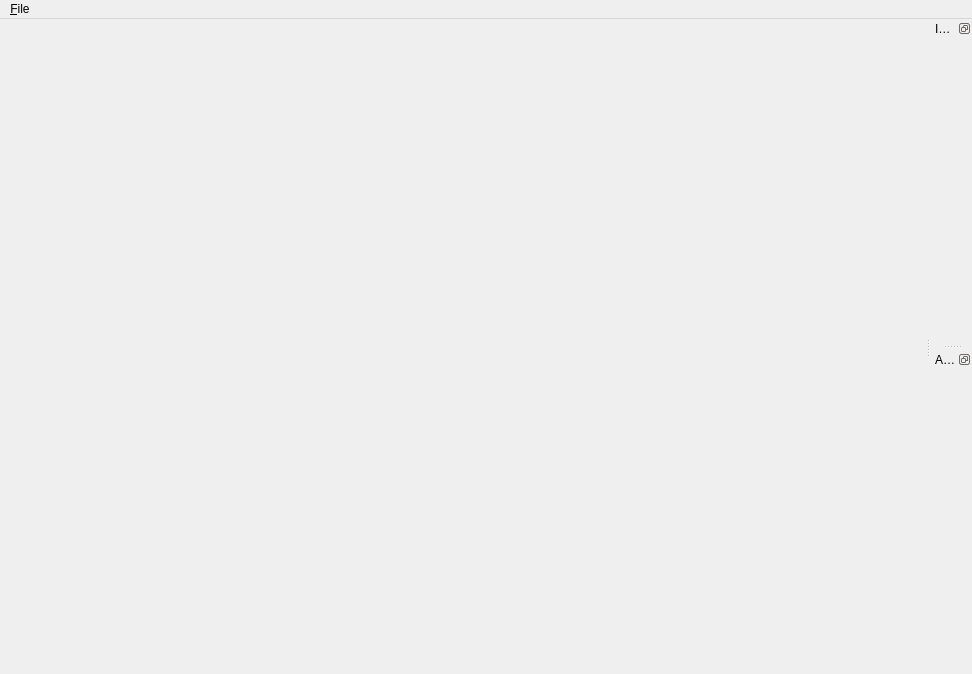
<?xml version="1.0" encoding="UTF-8"?>
<ui version="4.0">
 <class>MainWindow</class>
 <widget class="QMainWindow" name="MainWindow">
  <property name="geometry">
   <rect>
    <x>0</x>
    <y>0</y>
    <width>972</width>
    <height>674</height>
   </rect>
  </property>
  <property name="windowTitle">
   <string>Audio Controls Editor</string>
  </property>
  <property name="dockNestingEnabled">
   <bool>true</bool>
  </property>
  <property name="dockOptions">
   <set>QMainWindow::AllowNestedDocks|QMainWindow::AnimatedDocks|QMainWindow::VerticalTabs</set>
  </property>
  <widget class="QWidget" name="centralwidget">
   <property name="sizePolicy">
    <sizepolicy hsizetype="Expanding" vsizetype="Expanding">
     <horstretch>0</horstretch>
     <verstretch>0</verstretch>
    </sizepolicy>
   </property>
   <layout class="QHBoxLayout" name="m_pCentralWidgetLayout">
    <property name="leftMargin">
     <number>9</number>
    </property>
    <property name="topMargin">
     <number>9</number>
    </property>
    <property name="rightMargin">
     <number>0</number>
    </property>
    <property name="bottomMargin">
     <number>9</number>
    </property>
   </layout>
  </widget>
  <widget class="QMenuBar" name="menuBar">
   <property name="geometry">
    <rect>
     <x>0</x>
     <y>0</y>
     <width>972</width>
     <height>21</height>
    </rect>
   </property>
   <widget class="QMenu" name="menu_File">
    <property name="title">
     <string>&amp;File</string>
    </property>
    <addaction name="actionSave_All"/>
    <addaction name="actionReload"/>
   </widget>
   <addaction name="menu_File"/>
  </widget>
  <widget class="QDockWidget" name="m_pInspectorDockWidget">
   <property name="sizePolicy">
    <sizepolicy hsizetype="Expanding" vsizetype="Preferred">
     <horstretch>0</horstretch>
     <verstretch>1</verstretch>
    </sizepolicy>
   </property>
   <property name="features">
    <set>QDockWidget::DockWidgetFloatable|QDockWidget::DockWidgetMovable</set>
   </property>
   <property name="windowTitle">
    <string>Inspector</string>
   </property>
   <attribute name="dockWidgetArea">
    <number>2</number>
   </attribute>
   <widget class="QWidget" name="m_pInspectorWidget">
    <layout class="QVBoxLayout" name="m_pInspectorDockLayout">
     <property name="leftMargin">
      <number>4</number>
     </property>
     <property name="topMargin">
      <number>9</number>
     </property>
     <property name="rightMargin">
      <number>4</number>
     </property>
     <property name="bottomMargin">
      <number>9</number>
     </property>
    </layout>
   </widget>
  </widget>
  <widget class="QDockWidget" name="m_pMiddlewareDockWidget">
   <property name="sizePolicy">
    <sizepolicy hsizetype="Expanding" vsizetype="Preferred">
     <horstretch>0</horstretch>
     <verstretch>0</verstretch>
    </sizepolicy>
   </property>
   <property name="floating">
    <bool>false</bool>
   </property>
   <property name="features">
    <set>QDockWidget::DockWidgetFloatable|QDockWidget::DockWidgetMovable</set>
   </property>
   <property name="windowTitle">
    <string>Audio Middleware Controls</string>
   </property>
   <attribute name="dockWidgetArea">
    <number>2</number>
   </attribute>
   <widget class="QWidget" name="m_pMiddlewareWidget">
    <layout class="QVBoxLayout" name="m_pMiddlewareDockLayout">
     <property name="leftMargin">
      <number>4</number>
     </property>
     <property name="topMargin">
      <number>9</number>
     </property>
     <property name="rightMargin">
      <number>4</number>
     </property>
     <property name="bottomMargin">
      <number>9</number>
     </property>
    </layout>
   </widget>
  </widget>
  <action name="actionSave_All">
   <property name="icon">
    <iconset resource="AudioControlsEditorUI.qrc">
     <normaloff>:/AudioControlsEditor/Icons/Save_Icon.png</normaloff>:/AudioControlsEditor/Icons/Save_Icon.png</iconset>
   </property>
   <property name="text">
    <string>Save All</string>
   </property>
  </action>
  <action name="actionReload">
   <property name="icon">
    <iconset resource="AudioControlsEditorUI.qrc">
     <normaloff>:/AudioControlsEditor/Icons/Load_Icon.png</normaloff>:/AudioControlsEditor/Icons/Load_Icon.png</iconset>
   </property>
   <property name="text">
    <string>Reload</string>
   </property>
  </action>
 </widget>
 <resources>
  <include location="AudioControlsEditorUI.qrc"/>
 </resources>
 <connections>
  <connection>
   <sender>actionSave_All</sender>
   <signal>triggered()</signal>
   <receiver>MainWindow</receiver>
   <slot>Save()</slot>
   <hints>
    <hint type="sourcelabel">
     <x>-1</x>
     <y>-1</y>
    </hint>
    <hint type="destinationlabel">
     <x>485</x>
     <y>336</y>
    </hint>
   </hints>
  </connection>
  <connection>
   <sender>actionReload</sender>
   <signal>triggered()</signal>
   <receiver>MainWindow</receiver>
   <slot>Reload()</slot>
   <hints>
    <hint type="sourcelabel">
     <x>-1</x>
     <y>-1</y>
    </hint>
    <hint type="destinationlabel">
     <x>485</x>
     <y>336</y>
    </hint>
   </hints>
  </connection>
 </connections>
 <slots>
  <signal>CurrentControlNameChanged(QString)</signal>
  <signal>CurrentControlEditingFinished()</signal>
  <slot>Reload()</slot>
  <slot>SelectedInternalControlChanged(QTreeWidgetItem*,QTreeWidgetItem*)</slot>
  <slot>UpdateAddConnectionMenu(int)</slot>
  <slot>SelectedConnectionChanged(QListWidgetItem*,QListWidgetItem*)</slot>
  <slot>Save()</slot>
  <slot>NewLibrary()</slot>
  <slot>CreateSwitchControl()</slot>
  <slot>CreateTriggerControl()</slot>
  <slot>CreateRTPCControl()</slot>
  <slot>AddEnvironmentsLibrary()</slot>
  <slot>CreateEnvironmentsControl()</slot>
  <slot>UpdateSelectedConnection()</slot>
  <slot>AddPreloadLibrary()</slot>
  <slot>CreatePreloadControl()</slot>
  <slot>CurrentConnectionGroupChanged(QString)</slot>
  <slot>SetScopeForCurrentControl(QString)</slot>
  <slot>SetSelectedControlName(QString)</slot>
  <slot>SetAutoLoadForCurrentControl(bool)</slot>
  <slot>UpdateControlData()</slot>
  <slot>ShowExtraColumns(bool)</slot>
 </slots>
</ui>
